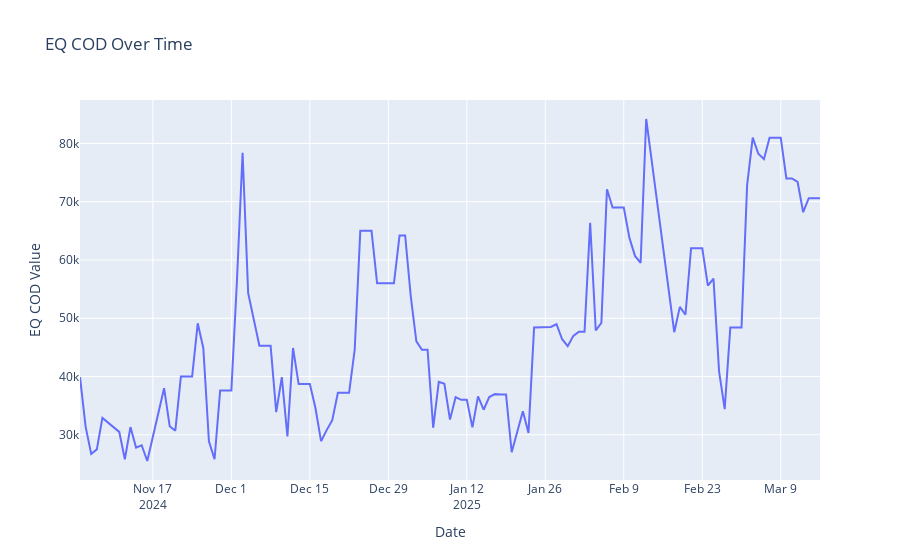

Notebook code for this chart:
### Code cell
import plotly.express as px

# Assuming 'df' is your dataframe and it has 'date' as the index.
# If 'date' is not the index, ensure it is converted to a datetime column in the dataframe.

# Convert index to a column if needed
cook_df.reset_index(inplace=True)

fig = px.line(cook_df, x='date', y='eq_cod', title='EQ COD Over Time', labels={'eq_cod': 'EQ COD Value'})
fig.update_xaxes(title_text='Date')
fig.update_yaxes(title_text='EQ COD Value')
fig.update_layout(showlegend=True)

fig.show()
